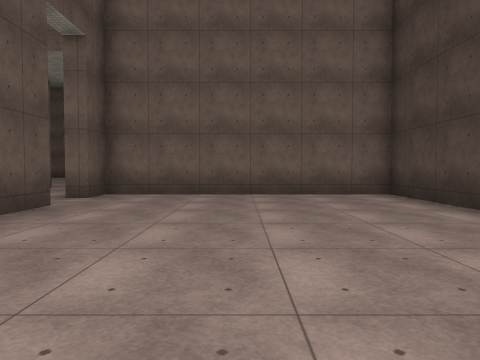
view 1 (above)

23 first-person views from a walk through a scene from a Unity 3-D project. The camera is 1.3 m above the floor, tilts 2° down and sees 70° across. The floor is counted in squares, 2 m on a side. Each view is taken from the middle of a square. On the plan, view 1 faces up. The plan holds only what a view shows up to about 10 squares ahead; the rest is blank. The place goes on beyond the plan. The player character is not drawn. Surface patterns are stand-ins for the level's own textures.

view 2
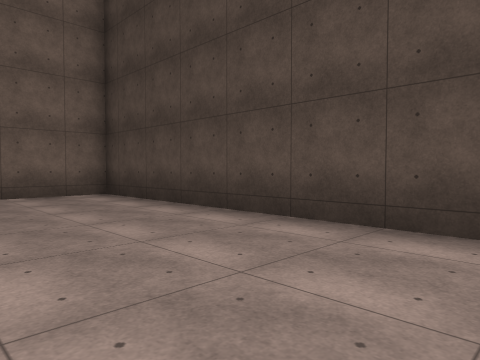

view 3
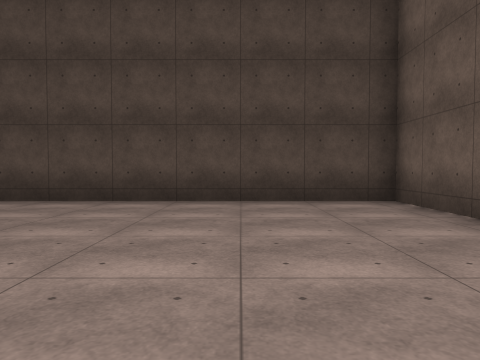

view 4
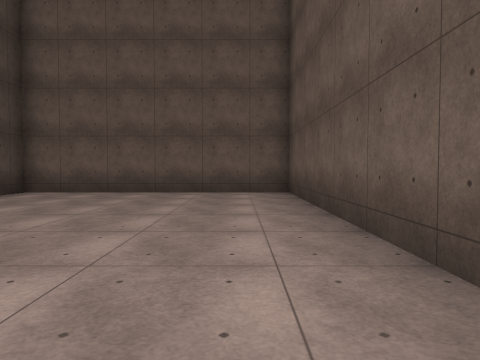

view 5
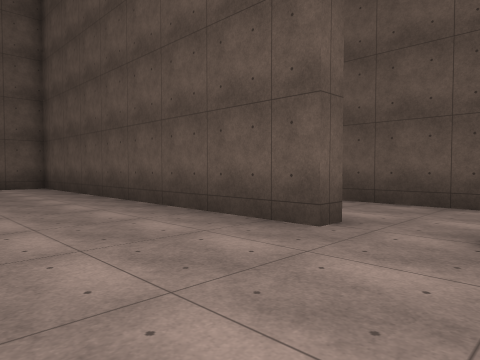

view 6
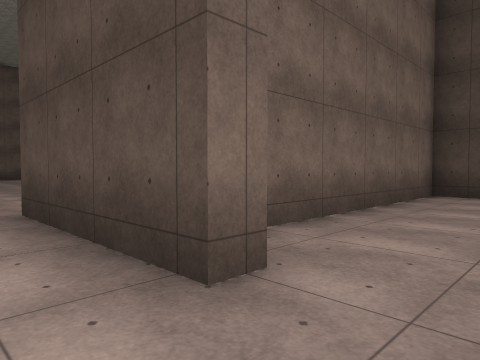

view 7
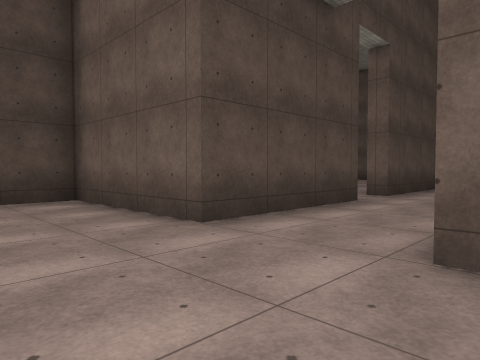

view 8
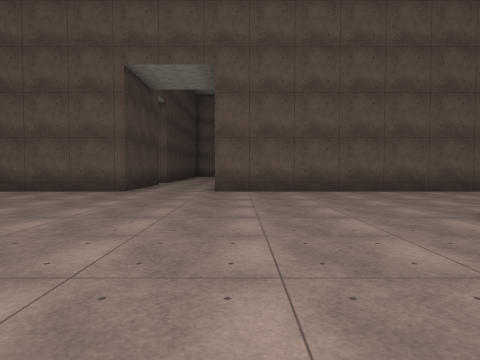

view 9
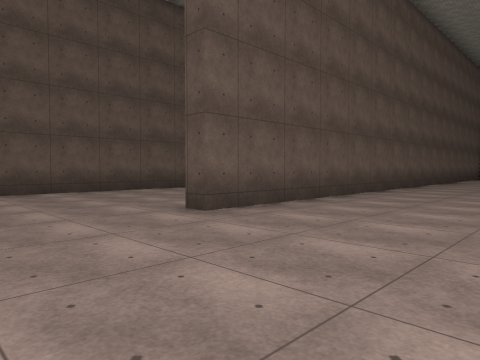

view 10
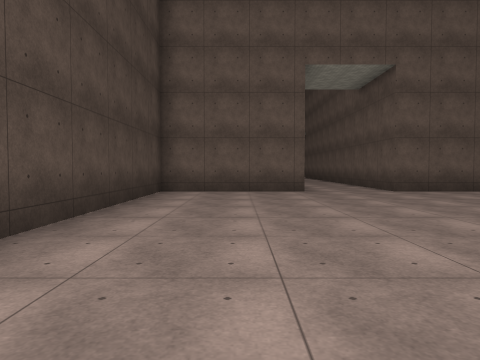

view 11
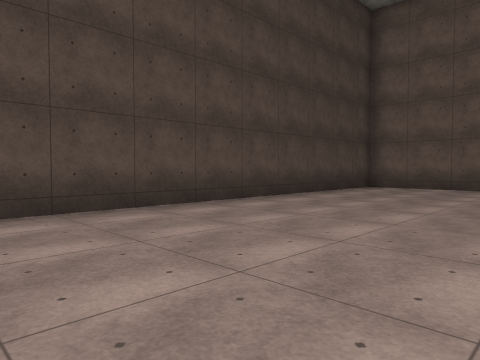

view 12
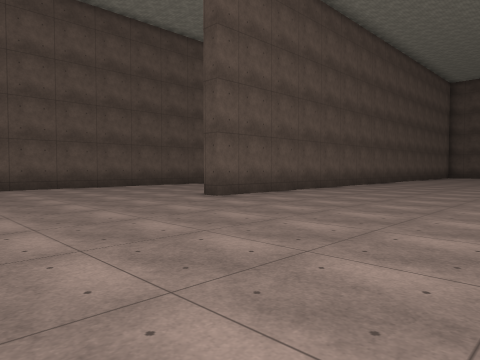

view 13
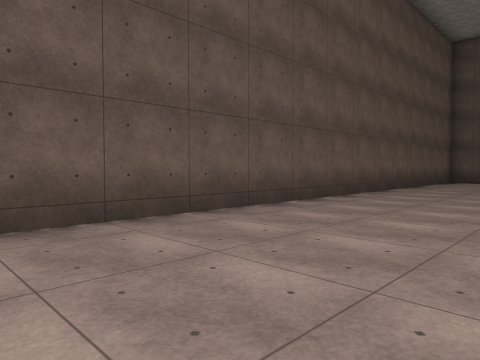

view 14
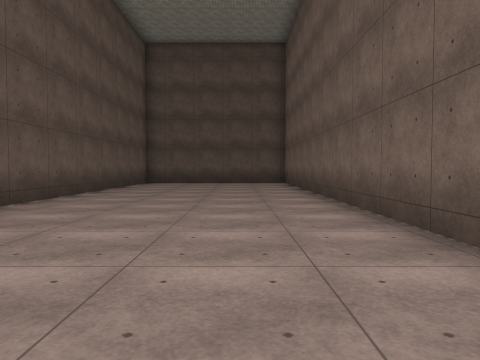

view 15
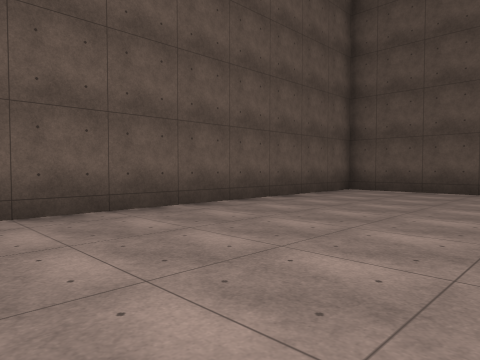

view 16
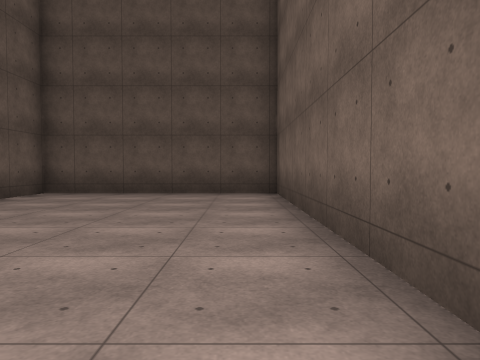

view 17
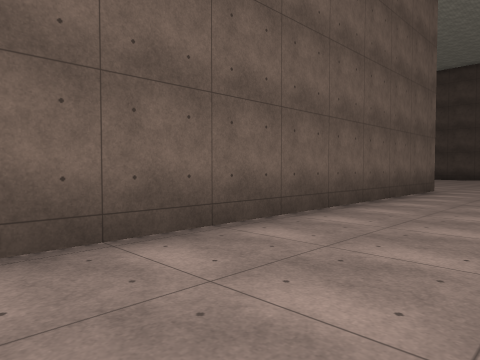

view 18
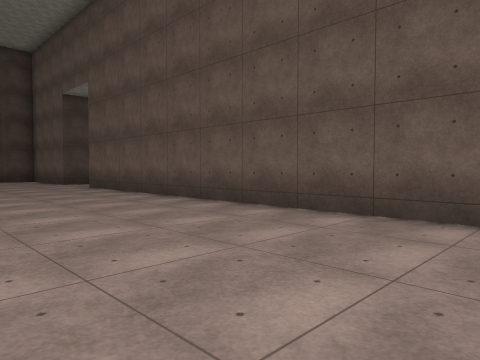

view 19
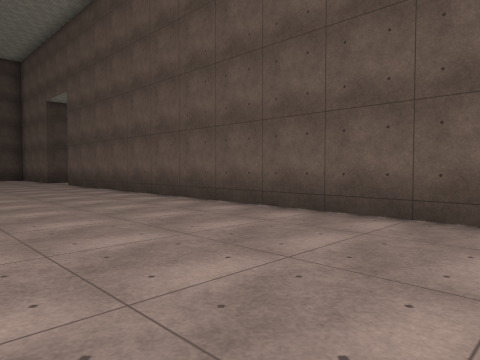

view 20
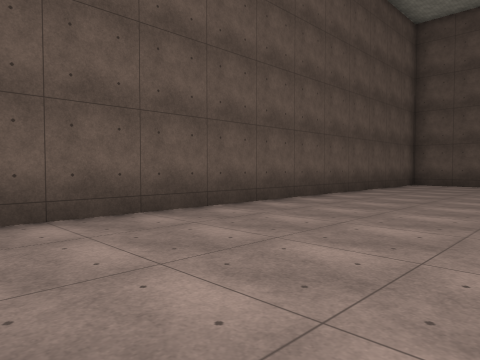

view 21
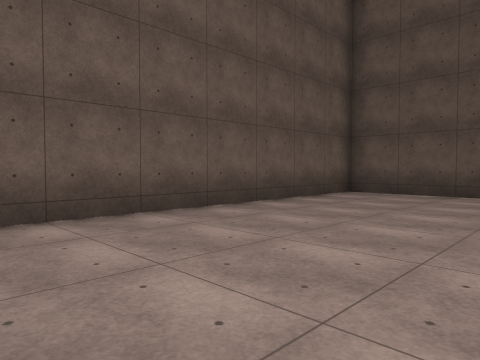

view 22
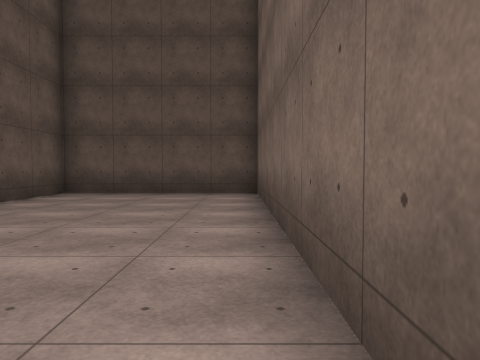

view 23
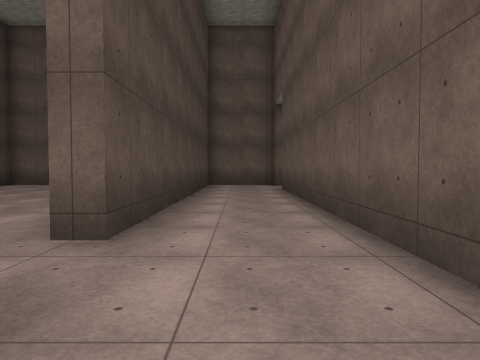

### Floor plan
Points are (right, up) in squares from view 1. A wall is a line through its corners. A room is listed if a view was taken in it or the views show most of it. See-through windows are left out.
Room 1 (views 1, 2, 3, 4, 5)
walls: (-3.8, 6) (-3.3, 6) (-3.3, -4.1) (3.7, -4.1) (3.7, 8.4) (-3.3, 8.4) (-3.3, 7.4)
ways out: opening at (-4, 6.5) to room 2
Room 2 (views 6, 7, 8, 9, 10, 11, 12, 13, 14, 15, 16, 17, 18, 19, 20, 21, 22, 23)
walls: (-10.3, 23) (-29.8, 23) (-29.8, 17) (-10.3, 17) (-10.3, 16.4); (-21.6, 16.5) (-29.5, 16.5); (-6.3, 7.2) (-6.3, -0.9); (-3.3, 7.4) (-3.8, 7.4) (-3.8, 11.5) (0.2, 11.5) (0.2, 22.1); (-29.8, 16.5) (-29.8, 11.5) (-6.3, 11.5) (-6.3, 11); (-3.8, -0.9) (-3.8, 6)
ways out: opening at (-4, 6.5) to room 1

Positions as (right, up) in squares from view 1, and headings:
1: (0, 0), facing up
2: (0, 0), facing up-right
3: (-3, -1), facing right
4: (-2, 5), facing down
5: (0, 8), facing down-left
6: (-5, 6), facing up-right
7: (-7, 14), facing down-right
8: (-7, 21), facing down
9: (-7, 21), facing down-left
10: (-2, 21), facing down
11: (-5, 23), facing down-right
12: (-5, 23), facing down-left
13: (-13, 21), facing down-left
14: (-15, 21), facing left
15: (-20, 22), facing down-left
16: (-21, 22), facing left
17: (-21, 20), facing up-right
18: (-18, 16), facing down-right
19: (-20, 16), facing down-right
20: (-16, 16), facing down-left
21: (-21, 16), facing down-left
22: (-21, 16), facing left
23: (-5, 9), facing down
